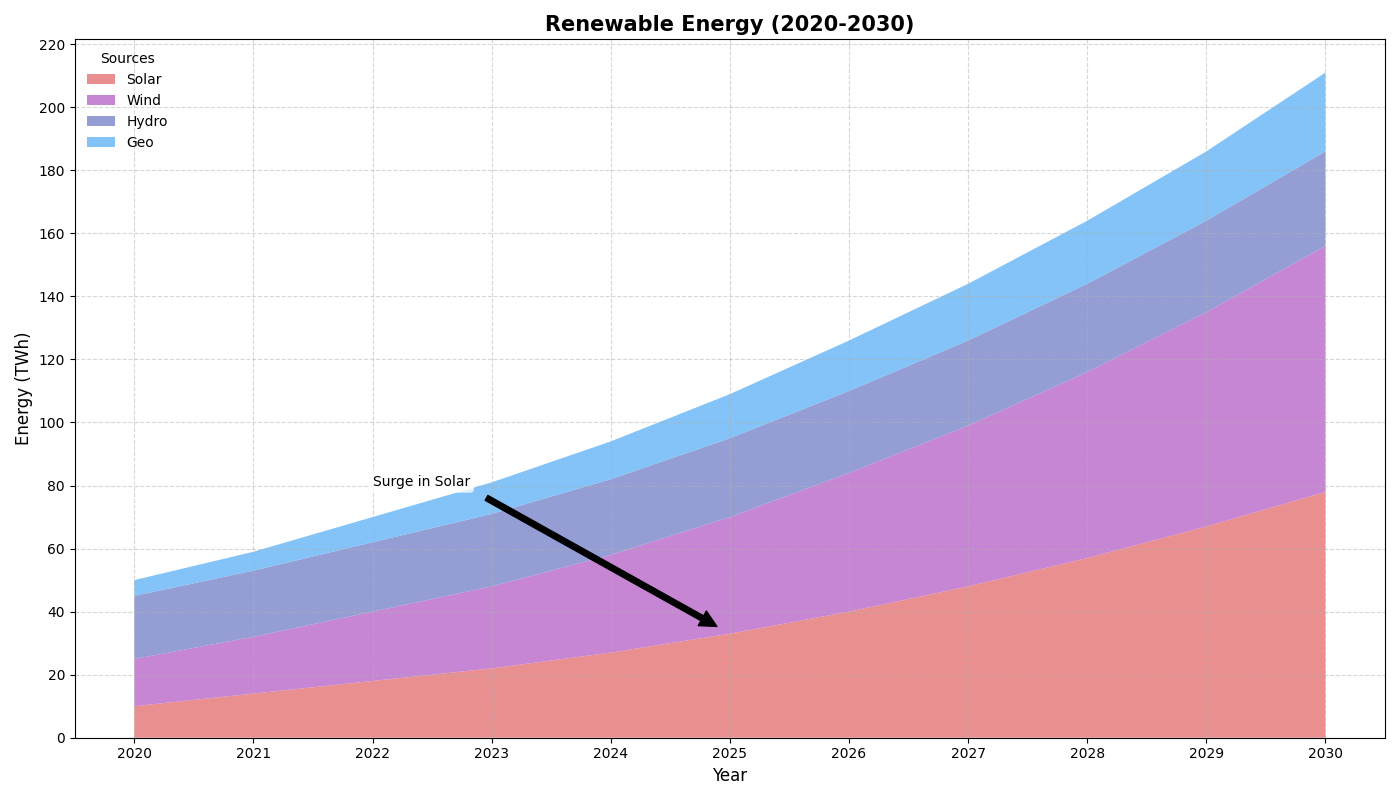

Reproduce this figure in Python.
import matplotlib.pyplot as plt
import numpy as np

years = np.arange(2020, 2031)
solar = np.array([10, 14, 18, 22, 27, 33, 40, 48, 57, 67, 78])
wind = np.array([15, 18, 22, 26, 31, 37, 44, 51, 59, 68, 78])
hydro = np.array([20, 21, 22, 23, 24, 25, 26, 27, 28, 29, 30])
geo = np.array([5, 6, 8, 10, 12, 14, 16, 18, 20, 22, 25])

data = np.vstack([solar, wind, hydro, geo])

fig, ax = plt.subplots(figsize=(14, 8))

ax.stackplot(years, data, labels=['Solar', 'Wind', 'Hydro', 'Geo'],
             colors=['#e57373', '#ba68c8', '#7986cb', '#64b5f6'], alpha=0.8)

ax.set_title('Renewable Energy (2020-2030)', fontsize=15, fontweight='bold')
ax.set_xlabel('Year', fontsize=12)
ax.set_ylabel('Energy (TWh)', fontsize=12)
ax.legend(loc='upper left', title='Sources', fontsize=10, frameon=False)

ax.set_xticks(years)
ax.set_yticks(np.arange(0, 221, 20))
ax.grid(True, linestyle='--', alpha=0.5)

ax.annotate('Surge in Solar', xy=(2025, 33), xytext=(2022, 80),
            arrowprops=dict(facecolor='black', shrink=0.05), fontsize=10,
            bbox=dict(boxstyle='round,pad=0.3', edgecolor='none', facecolor='white', alpha=0.8))

plt.tight_layout()
plt.show()
